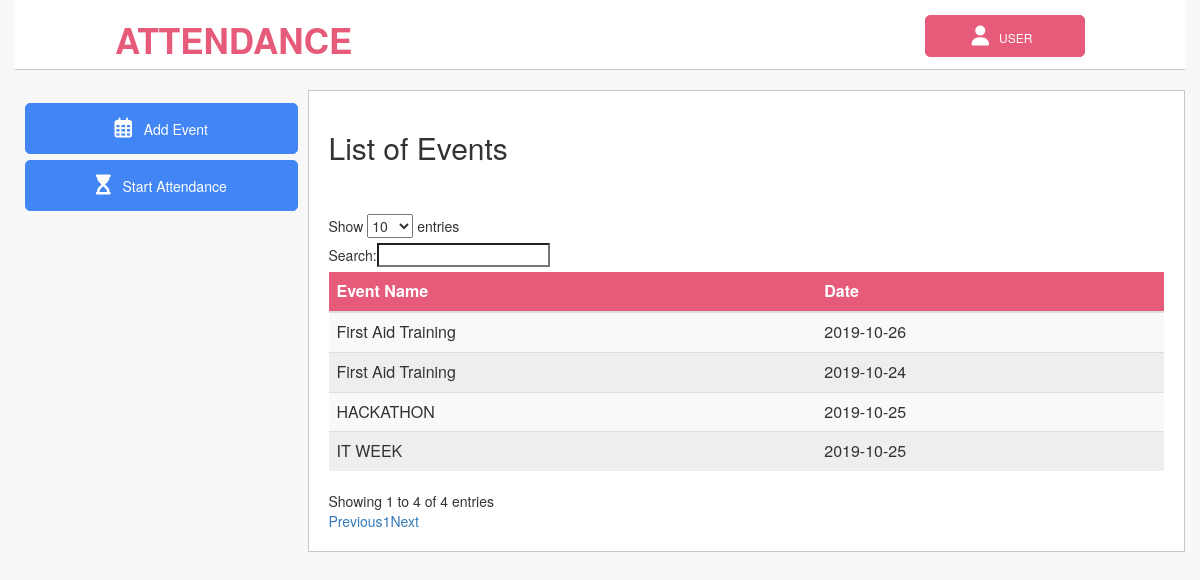
The app's page /home.php (signed in) with its own data.
### tables this page shows
CREATE TABLE `events` (
  `id` bigint(20) UNSIGNED NOT NULL,
  `seminar_name` varchar(50) NOT NULL,
  `date1` date NOT NULL
);

### home.php (the view, shortened to what this page needs)
<?php $conn = mysqli_connect("localhost", "root", "", "attendance");
?>
<!DOCTYPE html>
<html>
<head>
<link rel="stylesheet" href="css/homestylesheet.css">
<link rel="stylesheet" href="https://maxcdn.bootstrapcdn.com/bootstrap/3.3.7/css/bootstrap.min.css">
</head>
<body>
<div class="col-12 col-t-12 header-brand">
<a href="home.php" class="brand-name" >Attendance</a>
  <div class="dropdown" style="float: right;">
    <button class="dropbtn"  ><i class="fas fa-user" style="font-size:20px"></i> &nbsp; User &nbsp;</button>
  </div>
</div>
<div class=" col-3 col-t-2 nav-area">
    <div class=" menu">
    <button onclick="document.getElementById('id01').style.display='block'" style="width:100%;" class="button"><i class="far fa-calendar-alt" style="font-size:20px;"></i>  &nbsp; <label class= "button-label">Add Event</label></button>
    <button  onclick="window.location.href='admin/start_attendance.php'" style="width:100%;" class="button"> <i class="fas fa-hourglass-start"  style="font-size:20px;"></i> &nbsp; <label class= "button-label">Start Attendance</label></button>
</div>
</div>
<div class=" col-9 col-t-10 main">
<section id="burn">
	<div class="container">
		<h2>List of Events</h2>
	</div>
</section>
<section id="burn2">
 <form method="post">
		<div class="container">
			<div class="row">
				<div class="col-md-12">
					<table class="table table-striped" id="mytable">
						<thead>
							<tr>
							<th>Event Name</th>
              <th>Date</th>
			</tr>
						</thead>
						<tbody>
							<?php
								$sql="SELECT * from events";
								$result = mysqli_query ($conn, $sql);
								while ($row = mysqli_fetch_assoc($result)) {
								echo'<tr>
							<td>'. $row['seminar_name']  .'</td>
              <td>'. $row['date1'] .'</td>
								</tr>';}
								?>
						</tbody>
					</table>
								</div>
							</div>
						</div>
					</div>
</body>
</html>

### css/homestylesheet.css (style rules this page uses)
* { padding: 0; margin: 0; box-sizing: border-box; text-decoration: none; }
html { margin: 0px 15px 15px 15px; font-family:sans-serif; background-color: #f8f8f8; }
.header-brand { padding:15px 30px ; background-color: #ffffff; display: block; height: 70px; width: auto; text-align: center; border-bottom: 1px solid #c7c7c7 }
.brand-name { padding-top: 5px; float: left; color: #E65B7A; font-weight: bold; text-transform:uppercase; font-size: 20px; }
.header-brand button { border: 1px solid #E65B7A; border-radius:5px; text-transform: uppercase; color: #ffffff; background-color: #E65B7A; padding: 10px 20px; font-size: 12px; cursor: pointer; }
.dropdown { position: relative; display: inline-block; }
.nav-area { padding: 10px; }
.button { background-color: #4285f4; color: #ffffff; padding: 14px 20px; margin: 3px 0; cursor: pointer; width: 100%; border: 1px solid #4285f4; border-radius: 5px; }
.main { border: 1px solid #c7c7c7; background-color: #ffffff; }
table { border-collapse: collapse; width: 100%; }
th, td { text-align: left; padding: 8px; }
tr:nth-child(even) { background-color: #eeeeee }
th { background-color: #E65B7A; color: white; }
[class*="col-"] { float: left; }
[class*="col-"] { width: 100%; }
@media only screen and (min-width: 1036px) { .col-3 { width: 25%; } }
@media only screen and (min-width: 1036px) { .col-9 { width: 75%; } }
@media only screen and (min-width: 1036px) { .col-12 { width: 100%; } }
@media only screen and (min-width: 1036px) { .header-brand { margin-bottom: 20px; padding:15px 100px ; } }
@media only screen and (min-width: 1036px) { .brand-name { padding-top: 0px; font-size: 35px; } }
@media only screen and (min-width: 1036px) { .header-brand button { padding: 10px 45px; } }
@media only screen and (min-width: 1036px) { .nav-area { height: calc(100vh - 120px); } }

### home.php (style rules this page uses)
label { font-weight:normal !important; }
div.container { width: 100%; padding:20px; }
.button-label { margin-bottom: 0px !important; }
body { background-color: #f8f8f8 !important; }

### records on screen
events: seminar_name "IT WEEK", date1 "2019-10-25"
events: seminar_name "HACKATHON", date1 "2019-10-25"
events: seminar_name "First Aid Training", date1 "2019-10-26"
events: seminar_name "First Aid Training", date1 "2019-10-24"
